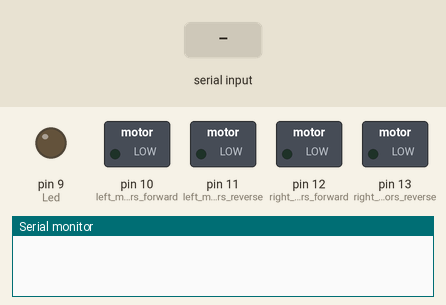
Simulated run of this sketch. Board: Arduino Uno, built with avr-gcc and run on an emulated ATmega328P. Parts: switched loads named in the sketch (green lamp = pin HIGH), output pins drawn as LEDs (lit = HIGH), the last lines printed to the serial monitor. Inputs (shaded band) come from the test bench.

Above: at 1.2 s.
1.3 s: "F" received over Serial
At 1.9 s:
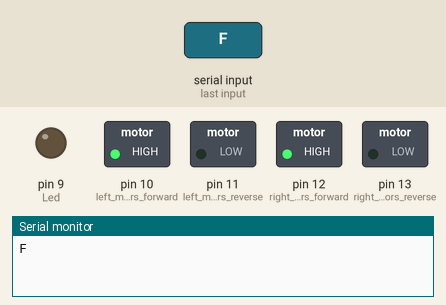
2.9 s: "B" received over Serial
At 4.2 s:
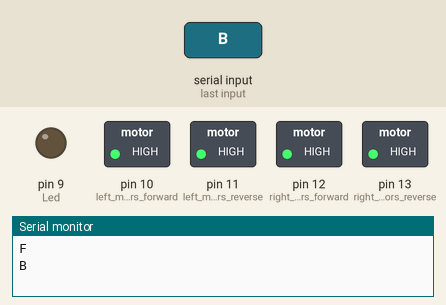
4.5 s: "W" received over Serial
At 5.5 s:
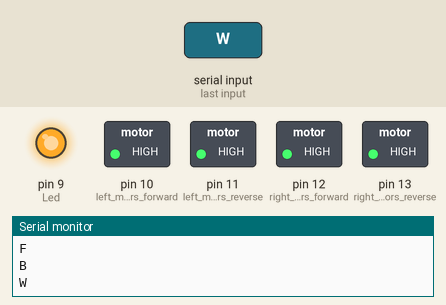
6.0 s: "S" received over Serial
At 6.6 s:
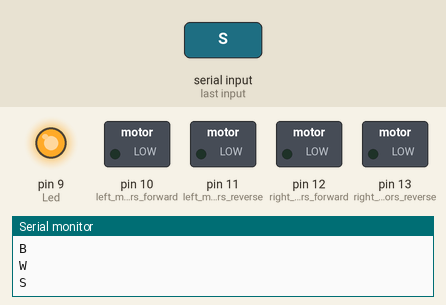
7.5 s: "L" received over Serial
At 7.8 s:
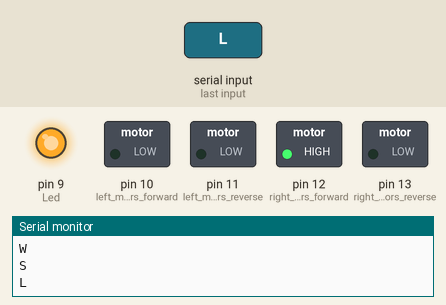
9.0 s: "R" received over Serial
At 10.1 s:
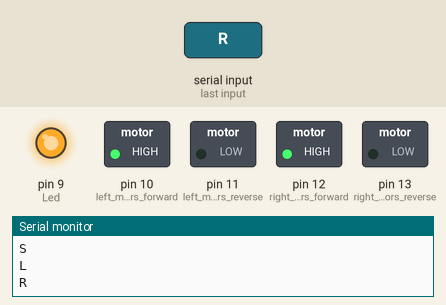
Timing chart, 0 to 11.5 s (numbered marks = the images above; inputs shaded):
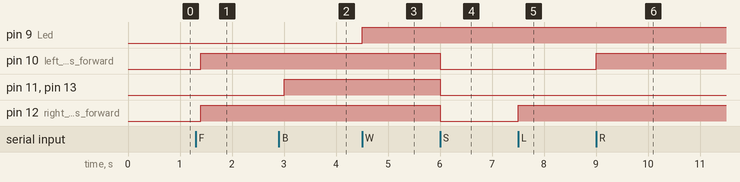

Measured:
- after the input at 1.3 s, pin 10 (left_motors_forward), pin 12 (right_motors_forward): LOW → HIGH after 0.10 s
- after the input at 2.9 s, pin 11 (left_motors_reverse), pin 13 (right_motors_reverse): LOW → HIGH after 0.10 s
- after the input at 4.5 s, pin 9 (Led): LOW → HIGH at once
- after the input at 6.0 s, pin 10 (left_motors_forward), pin 11 (left_motors_reverse), pin 12 (right_motors_forward), pin 13 (right_motors_reverse): HIGH → LOW at once
- after the input at 7.5 s, pin 12 (right_motors_forward): LOW → HIGH at once
- after the input at 9.0 s, pin 10 (left_motors_forward): LOW → HIGH at once

The sketch:

ArduinoCode.ino
```cpp
char t;

void setup() {
pinMode(13,OUTPUT);   //right motors reverse
pinMode(12,OUTPUT);   //right motors forward
pinMode(11,OUTPUT);   //left motors reverse
pinMode(10,OUTPUT);   //left motors forward
pinMode(9,OUTPUT);   //Led
Serial.begin(9600);

}

void loop() {
if(Serial.available()){
  t = Serial.read();
  Serial.println(t);
}

if(t == 'F'){            //move forward(all motors rotate in forward direction)
  digitalWrite(12,HIGH);
  digitalWrite(10,HIGH);
}

else if(t == 'B'){      //move reverse (all motors rotate in reverse direction)
  digitalWrite(13,HIGH);
  digitalWrite(11,HIGH);
}

else if(t == 'L'){      //turn left (right side motors rotate in forward direction, left side motors doesn't rotate)
  digitalWrite(12,HIGH);
}

else if(t == 'R'){      //turn right (left side motors rotate in forward direction, right side motors doesn't rotate)
  digitalWrite(10,HIGH);
}

else if(t == 'W'){    //turn led on or off)
  digitalWrite(9,HIGH);
}
else if(t == 'w'){
  digitalWrite(9,LOW);
}

else if(t == 'S'){      //STOP (all motors stop)
  digitalWrite(13,LOW);
  digitalWrite(12,LOW);
  digitalWrite(11,LOW);
  digitalWrite(10,LOW);
}
delay(100);
}
```
